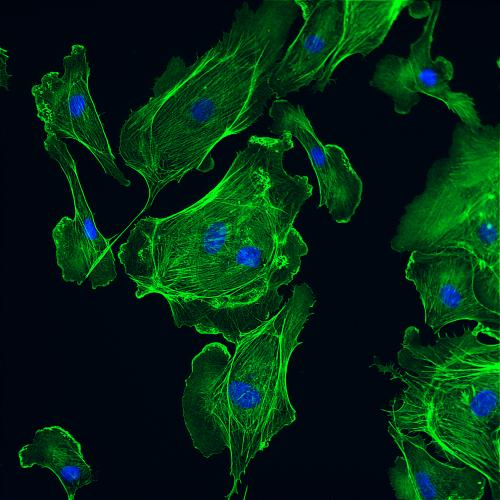
%> input picture 魔改四/cell.jpg, 500 x 500 px
$ octave picure.m   (GNU Octave 9; MATLAB toolbox functions it lacks are replaced by stand-ins)
%> lines starting %> are read from the running program, lines starting %| are printed output that depends on the picture
### 魔改四/CS_EFRFT_Function.m
function [f_reconstruct,mse] = CS_EFRFT_Function(x,lambda,dector_size,d1,d2,f,iterations,Verbose)
addpath('./Functions');
nx = size(x,1);
ny = size(x,2);
nz = 1;
Lx = dector_size * nx;           % 图片x方向实际大小
Ly = dector_size * ny;
Nx = nx;
Ny = ny * 2;                     % 虚数部分
Nz = 1;
%% 角谱衍射
E = ones(nx,ny);                    % 照明光
% E_Ang = Ang_spetrum(E,lambda,Lx,Ly,z);
% E_AngConj = Ang_spetrum(E,lambda,Lx,Ly,-z);
E_Frft2 = efrft2(E,lambda,d1,d2,f,Lx);
E_Frft2Conj = efrft2(E,lambda,-d1,-d2,-f,Lx);


%% CCD接收到的光场分布
O = x.*E_Frft2Conj;                                         % 不知道为啥乘E_AngConj
O1 = efrft2(O,lambda,d1,d2,f,Lx);

R = E.*E_Frft2Conj;                                         % 归一化分母计算
R1 = efrft2(R,lambda,d1,d2,f,Lx);

U = ((O1+1).*conj(O1+1)) ./ ((R1+1).*conj(R1+1));       % 归一化
figure;imshow(abs(U),[]);title('衍射场');                       % 图二 衍射场
U_double = im2double(U);
U_double = abs(U_double);
U_C2V = MyC2V(U_double(:));
y = U_C2V;

%% 传播函数
A = @(x)MyForwardOperatorPropagation(x,E_Frft2Conj,nx,ny,nz,lambda,Lx,Ly,f,d1,d2);
% A = @(x)ForwardOperatorPropagation(x,lambda,Lx,Ly,z)
AT = @(y)MyAdjointOperatorPropagation(y,E_Frft2Conj,nx,ny,nz,lambda,Lx,Ly,-f,-d1,-d2);

%% Twist参数及算法
tau = 0.005;
piter = 4;
tolA = 1e-6;


Psi = @(f,th) MyTVpsi(f,th,0.05,piter,Nx,Ny,Nz);
Phi = @(f) MyTVphi(f,Nx,Ny,Nz);

[f_reconstruct,~,~,...
    ~,~,~]= ...
    TwIST(y,A,tau,...
    'AT', AT, ...
    'Psi', Psi, ...
    'Phi',Phi, ...
    'Initialization',2,...
    'Monotone',1,...
    'StopCriterion',1,...
    'MaxIterA',iterations,...
    'MinIterA',iterations,...
    'ToleranceA',tolA,...
    'Verbose', Verbose);

%% ch
f_reconstruct=reshape(MyV2C(f_reconstruct),nx,ny,nz);
re=(abs(f_reconstruct));
mse = mean2((x - re).^2);
fprintf('MSE = %f\n',mse);
figure;imshow(re);title('重构');                      % 图三 重构结果
end

### 魔改四/efrft2.m
function an = efrft2(a0,Lambda,d1,d2,f,L)
% extended fractional Fourier transform
% a0: input signal
% Lambda: wavelength
% d1: distance from input to lens
% d2: distance from lens to output
% f: focal length
% L: size of input image

N = size(a0,1);
x = [0:N-1]/N*L-L/2;
[x,y] = meshgrid(x);
u = [[0:N-1]/N-0.5]*N/L;
[u,v] = meshgrid(u);

m1x = exp(1i*pi*[-d2]*[x.^2+y.^2]/Lambda/[2*f^2-d1*d2]);
m2x = exp(1i*pi*f*[x.^2+y.^2]/Lambda/[2*f^2-d1*d2]);
m3u = exp(1i*pi*[-d1]*[x.^2+y.^2]/Lambda/[2*f^2-d1*d2]);
M2u = exp(-1i*pi*Lambda*[u.^2+v.^2]*[2*f^2-d1*d2]/f);%omit a phase factor
an = m3u.*ifft2(fft2(a0.*m1x).*fftshift(M2u));
% an = m3u.*ifft2(fft2(a0.*m1x).*fft2(m2x))/N;

### 魔改四/Functions/MyC2V.m
function y=MyC2V(x)

y=[real(x);imag(x)];

### 魔改四/picure.m
clc;clear all;close all;
src = imread('cell.jpg');
%> src is the input picture: size 500x500x3 uint8; mean R, G, B 3.6, 41.9, 20.2
src = rgb2gray(src);
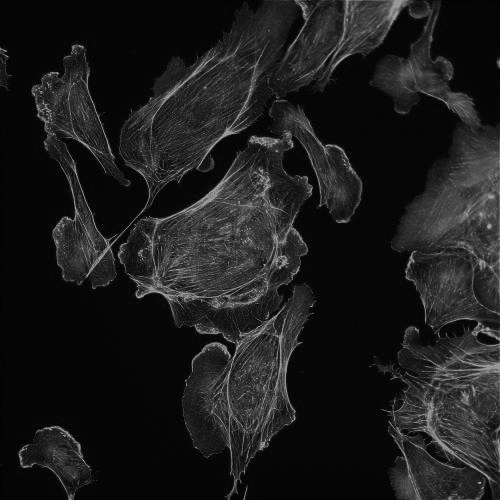
%> src: size 500x500 uint8; min 0, max 175, mean 27.9
src = imresize(src,[256,256]);
%> src: size 256x256 uint8
src = 1 - im2double(src);
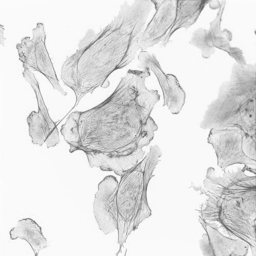
%> src: size 256x256 double; min 0.353, max 1, mean 0.891
figure;imshow(src);title('原图');         % 图1 显示原图
x = src;
lambda = 532e-9;h
%> (this line was passed over: h is not available in this run)
dector_size = 4e-6;
d1 = 200e-3;
d2 = 200e-3;
f  = 200e-3;
iterations = 200;
[f_reconstruct,mse] = CS_EFRFT_Function(x,lambda,dector_size,d1,d2,f,iterations,0)
%> in CS_EFRFT_Function, `U = ((O1+1).*conj(O1+1)) ./ ((R1+1).*conj(R1+1));`:
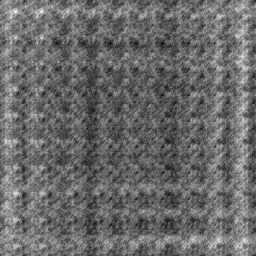
%> U: size 256x256 double; min 0.562, max 1.09, mean 0.783; drawn with min black and max white
%> the run ends on the next line

$ run again, with 魔改四/test1.jpg copied over 魔改四/cell.jpg
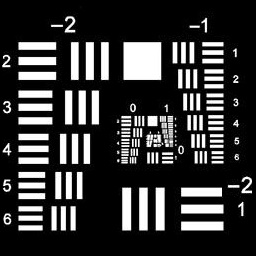
%> input picture 魔改四/test1.jpg, 256 x 256 px
%> src is the input picture: size 256x256x3 uint8; min 0, max 255, mean 54.7
%> `src = 1 - im2double(src);`:
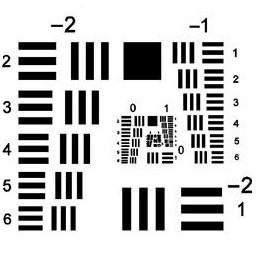
%> src: size 256x256 double; min 0, max 1, mean 0.786
%> in CS_EFRFT_Function, `U = ((O1+1).*conj(O1+1)) ./ ((R1+1).*conj(R1+1));`:
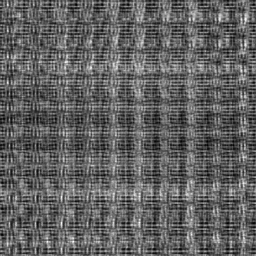
%> U: size 256x256 double; min 0.0992, max 1.73, mean 0.727; drawn with min black and max white
